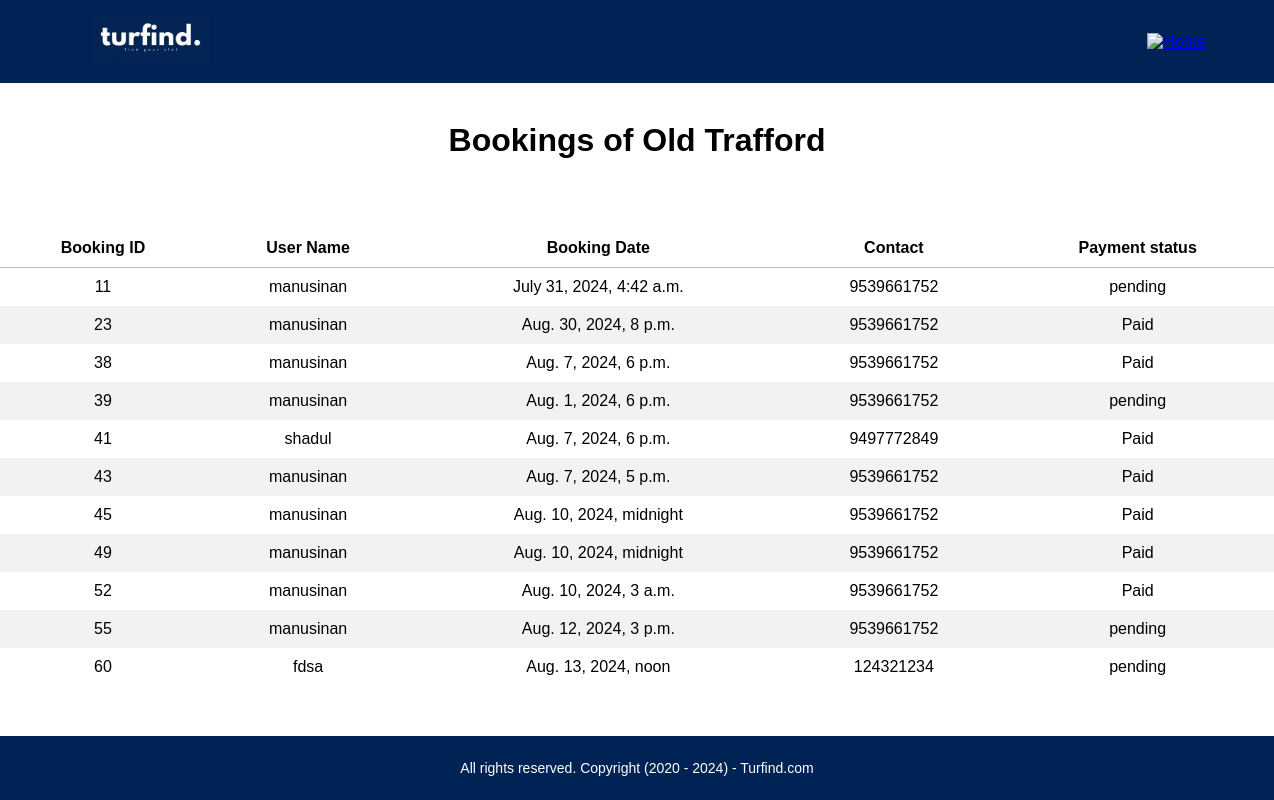
Page /ownerview/7 on the committed database.
### turfindapp/models.py (models this page shows, shortened)
class Booking(models.Model):
    login_id = models.ForeignKey(LoginUser, on_delete=models.CASCADE)
    book_datetime = models.DateTimeField(null=True, blank=True)
    turf = models.ForeignKey(Turf, on_delete=models.CASCADE)
    payment_status = models.CharField(default="pending",max_length=100)
    payment_amount = models.IntegerField(null=True, blank=True)

class Turf(models.Model):
    CATEGORY_CHOICES = [
        ('iconic', 'Iconic Stadiums'),
        ('economical', 'Economical Grass Choices'),
        ('eleven_a_side', '11-a-side Turf'),
        ('newly_added', 'Newly Added Turfs'),
    ]
    turf_id = models.ForeignKey(TurfOwner, on_delete=models.CASCADE, default=1)
    turf_name = models.CharField(max_length=100)
    price = models.IntegerField()
    details = models.CharField(max_length=200)
    location = models.CharField(max_length=100)
    image = models.ImageField(upload_to='images')
    category = models.CharField(max_length=20, choices=CATEGORY_CHOICES, default='newly_added')

class LoginUser(AbstractUser):
    status_choices = (
        ('APPROVE', 'APPROVE'),
        ('REJECT', 'REJECT'),
    )
    status = models.CharField(choices=status_choices, max_length=20, default='PENDING', null=True, blank=True)
    user_type = models.CharField(max_length=50)
    phone = models.CharField(max_length=15, null=True, blank=True)

### turfindapp/views.py (the view)
# urls.py: path("ownerview/<int:id>", views.ownerview, name="ownerview"),
def ownerview(request, id):
    turf = Turf.objects.get(id=id)
    bookings = Booking.objects.filter(turf=turf)
    return render(request, "ownersview.html", {'bookings': bookings})

### templates/ownersview.html (shortened to what this page needs)
<!DOCTYPE html>
<html lang="en">
<head>
    {% load static %}
    <link rel="stylesheet" href="https://cdnjs.cloudflare.com/ajax/libs/font-awesome/4.7.0/css/font-awesome.min.css">
    <link rel="stylesheet" href="{% static 'css/ownerview.css' %}">
</head>
<body>
    <nav class="nav-bar">
        <div class="logo">
            <img src="{% static 'images/turfind.jpg' %}" alt="Logo" sizes="32x32" type="image/png">
        </div>
        <a href="{% url 'turflist' %}" class="home-link">
            <img src="{% static 'images/back.png' %}" alt="Home">
        </a>
    </nav>
    <br>
     {% if bookings %}
        <h1>Bookings of {{ bookings.0.turf.turf_name }}</h1>
    {% endif %}
    <br>
    <table id="bookings-table">
    <thead>
        <tr>
            <th>Booking ID</th>
            <th>User Name</th>
            <th>Booking Date</th>
            <th>Contact</th>
            <th>Payment status</th>
        </tr>
    </thead>
    <tbody>
        {% for booking in bookings %}
        <tr>
            <td>{{ booking.id }}</td>
            <td>{{ booking.login_id.username }}</td>
            <td>{{ booking.book_datetime }}</td>
            <td>{{ booking.login_id.phone }}</td>
            <td>{{ booking.payment_status }}</td>
        </tr>
        {% endfor %}
    </tbody>
</table>
    <footer class="footer">
        <p>All rights reserved. Copyright (2020 - 2024) - Turfind.com</p>
    </footer>
</body>
</html>

### static/css/ownerview.css (style rules this page uses)
body { font-family: Arial, sans-serif; margin: 0; padding: 0; }
.nav-bar { background-color: #002355; padding: 1em 2em; display: flex; justify-content: space-between; align-items: center; width: 100%; }
.home-link { margin-right: 70px; }
.home-link img { height: 30px; width: auto; margin-right:30px; }
.logo { font-size: 20px; font-weight: bold; color: #fff; text-decoration: none; font-family: 'Poppins', sans-serif; margin-left: 60px; }
.logo img { height: 46px; width: auto; }
h1 { text-align: center; color: #000000; }
table { width: 100%; border-collapse: collapse; margin: 30px auto; }
thead { color: #000000; text-align: center; }
td, th { padding: 10px; text-align: center; }
th { border-bottom: 1px solid #bcbcbc; }
tr:nth-child(even) { background-color: #f2f2f2; }
.footer { text-align: center; position: fixed; bottom: 0; width: 100%; background-color: #002355; color: #fff; padding: 10px 0; font-size: 14px; }

### rows in the picture
Booking: turf.turf_name "Old Trafford", id "11", login_id.username "manusinan", book_datetime "July 31, 2024, 4:42 a.m.", login_id.phone "9539661752", payment_status "pending"
Booking: id "23", login_id.username "manusinan", book_datetime "Aug. 30, 2024, 8 p.m.", login_id.phone "9539661752", payment_status "Paid"
Booking: id "38", login_id.username "manusinan", book_datetime "Aug. 7, 2024, 6 p.m.", login_id.phone "9539661752", payment_status "Paid"
Booking: id "39", login_id.username "manusinan", book_datetime "Aug. 1, 2024, 6 p.m.", login_id.phone "9539661752", payment_status "pending"
Booking: id "41", login_id.username "shadul", book_datetime "Aug. 7, 2024, 6 p.m.", login_id.phone "9497772849", payment_status "Paid"
Booking: id "43", login_id.username "manusinan", book_datetime "Aug. 7, 2024, 5 p.m.", login_id.phone "9539661752", payment_status "Paid"
Booking: id "45", login_id.username "manusinan", book_datetime "Aug. 10, 2024, midnight", login_id.phone "9539661752", payment_status "Paid"
Booking: id "49", login_id.username "manusinan", book_datetime "Aug. 10, 2024, midnight", login_id.phone "9539661752", payment_status "Paid"
Booking: id "52", login_id.username "manusinan", book_datetime "Aug. 10, 2024, 3 a.m.", login_id.phone "9539661752", payment_status "Paid"
Booking: id "55", login_id.username "manusinan", book_datetime "Aug. 12, 2024, 3 p.m.", login_id.phone "9539661752", payment_status "pending"
Booking: id "60", login_id.username "fdsa", book_datetime "Aug. 13, 2024, noon", login_id.phone "124321234", payment_status "pending"
